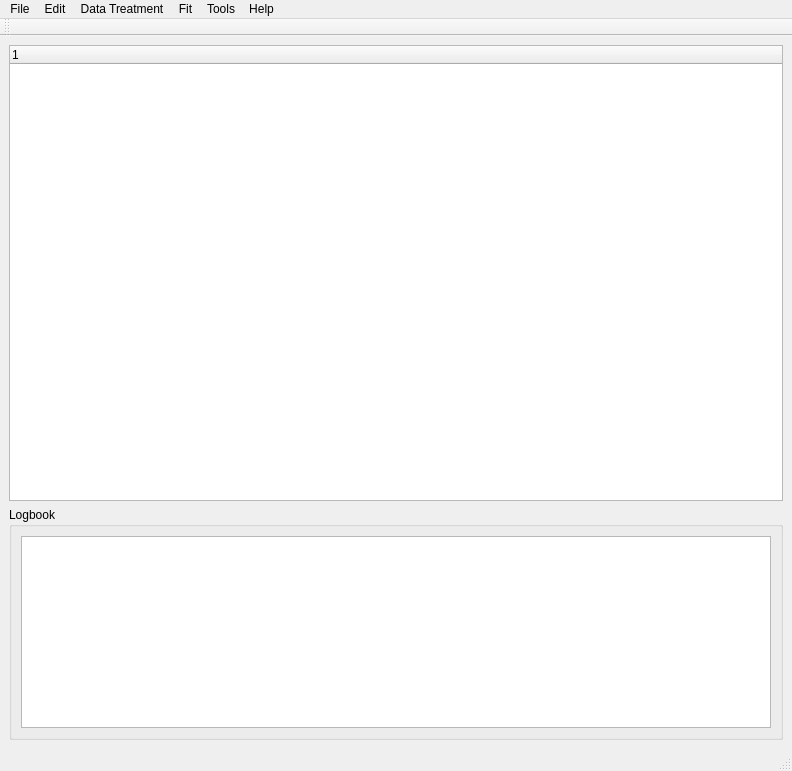
<?xml version="1.0" encoding="UTF-8"?>
<ui version="4.0">
 <class>mainGuisaxsWindows</class>
 <widget class="QMainWindow" name="mainGuisaxsWindows">
  <property name="geometry">
   <rect>
    <x>0</x>
    <y>0</y>
    <width>792</width>
    <height>771</height>
   </rect>
  </property>
  <property name="windowTitle">
   <string>MainWindow</string>
  </property>
  <property name="statusTip">
   <string/>
  </property>
  <widget class="QWidget" name="centralwidget">
   <layout class="QVBoxLayout" name="verticalLayout_5">
    <item>
     <widget class="QTreeWidget" name="treeWidget">
      <property name="minimumSize">
       <size>
        <width>0</width>
        <height>400</height>
       </size>
      </property>
      <property name="alternatingRowColors">
       <bool>false</bool>
      </property>
      <property name="rootIsDecorated">
       <bool>true</bool>
      </property>
      <property name="itemsExpandable">
       <bool>true</bool>
      </property>
      <property name="animated">
       <bool>true</bool>
      </property>
      <property name="expandsOnDoubleClick">
       <bool>true</bool>
      </property>
      <column>
       <property name="text">
        <string notr="true">1</string>
       </property>
      </column>
     </widget>
    </item>
    <item>
     <widget class="QGroupBox" name="groupBox_2">
      <property name="sizePolicy">
       <sizepolicy hsizetype="Expanding" vsizetype="Fixed">
        <horstretch>0</horstretch>
        <verstretch>0</verstretch>
       </sizepolicy>
      </property>
      <property name="maximumSize">
       <size>
        <width>16777215</width>
        <height>400</height>
       </size>
      </property>
      <property name="title">
       <string>Logbook</string>
      </property>
      <layout class="QVBoxLayout" name="verticalLayout_4">
       <item>
        <widget class="QTextBrowser" name="multitxt">
         <property name="sizePolicy">
          <sizepolicy hsizetype="Expanding" vsizetype="Expanding">
           <horstretch>0</horstretch>
           <verstretch>0</verstretch>
          </sizepolicy>
         </property>
         <property name="font">
          <font>
           <pointsize>11</pointsize>
          </font>
         </property>
        </widget>
       </item>
      </layout>
     </widget>
    </item>
   </layout>
  </widget>
  <widget class="QMenuBar" name="menubar">
   <property name="geometry">
    <rect>
     <x>0</x>
     <y>0</y>
     <width>792</width>
     <height>21</height>
    </rect>
   </property>
   <widget class="QMenu" name="menuFile">
    <property name="title">
     <string>File</string>
    </property>
    <widget class="QMenu" name="menuRecents">
     <property name="title">
      <string>Recents</string>
     </property>
    </widget>
    <widget class="QMenu" name="menuExport">
     <property name="title">
      <string>Export As</string>
     </property>
     <property name="icon">
      <iconset>
       <normaloff>../images/synchronize.png</normaloff>../images/synchronize.png</iconset>
     </property>
     <addaction name="actionExport"/>
     <addaction name="actionExport_as_nm_1"/>
     <addaction name="actionseparated_text_file"/>
    </widget>
    <addaction name="actionOpen"/>
    <addaction name="actionOpen_Dataset"/>
    <addaction name="actionAppend_Dataset"/>
    <addaction name="separator"/>
    <addaction name="menuRecents"/>
    <addaction name="separator"/>
    <addaction name="actionSave"/>
    <addaction name="actionSave_As"/>
    <addaction name="menuExport"/>
    <addaction name="separator"/>
    <addaction name="actionGenerate_treatment_file"/>
    <addaction name="separator"/>
    <addaction name="actionReset_datas"/>
    <addaction name="separator"/>
    <addaction name="actionExit"/>
   </widget>
   <widget class="QMenu" name="menuEdit">
    <property name="title">
     <string>Edit</string>
    </property>
    <addaction name="actionSelect_All"/>
    <addaction name="actionUnselect_All"/>
    <addaction name="separator"/>
    <addaction name="actionSelect_Only_Parents"/>
    <addaction name="actionSelect_Only_Childs"/>
    <addaction name="separator"/>
    <addaction name="actionRefresh_from_file"/>
    <addaction name="actionRename"/>
    <addaction name="actionRemove"/>
    <addaction name="actionRemove_selected"/>
    <addaction name="actionRemove_UNselected"/>
    <addaction name="actionDuplicate"/>
    <addaction name="actionDuplicate_without_links"/>
    <addaction name="actionRemove_dependencies"/>
    <addaction name="separator"/>
    <addaction name="actionClip_Q_range"/>
    <addaction name="actionScale_Q_range"/>
    <addaction name="actionConcatenate"/>
    <addaction name="separator"/>
    <addaction name="actionCalculator"/>
    <addaction name="actionAddReferenceValue"/>
    <addaction name="separator"/>
    <addaction name="actionChange_color"/>
    <addaction name="separator"/>
    <addaction name="actionSet_as_reference"/>
    <addaction name="actionSet_as_Background"/>
    <addaction name="separator"/>
    <addaction name="actionInfo"/>
   </widget>
   <widget class="QMenu" name="menuData_Treatment">
    <property name="title">
     <string>Data Treatment</string>
    </property>
   </widget>
   <widget class="QMenu" name="menuFit">
    <property name="title">
     <string>Fit</string>
    </property>
   </widget>
   <widget class="QMenu" name="menuTools">
    <property name="title">
     <string>Tools</string>
    </property>
    <addaction name="actionX_ray_absorption"/>
    <addaction name="actionFind_peaks"/>
    <addaction name="actionSmooth"/>
    <addaction name="actionDerivate"/>
    <addaction name="actionInterpolate"/>
    <addaction name="actionGenerate_Noise"/>
    <addaction name="actionStatistics"/>
   </widget>
   <widget class="QMenu" name="menuHelp">
    <property name="title">
     <string>Help</string>
    </property>
    <widget class="QMenu" name="menuDocuments">
     <property name="title">
      <string>Documents</string>
     </property>
     <property name="icon">
      <iconset>
       <normalon>../images/environ.png</normalon>
      </iconset>
     </property>
    </widget>
    <addaction name="menuDocuments"/>
    <addaction name="separator"/>
    <addaction name="actionGenerate_desktop_shortcut"/>
    <addaction name="actionInstall_pyFAI"/>
    <addaction name="actionInstall_Xraylib"/>
    <addaction name="separator"/>
    <addaction name="actionChanges"/>
    <addaction name="actionLicence"/>
    <addaction name="actionAbout"/>
    <addaction name="separator"/>
   </widget>
   <addaction name="menuFile"/>
   <addaction name="menuEdit"/>
   <addaction name="menuData_Treatment"/>
   <addaction name="menuFit"/>
   <addaction name="menuTools"/>
   <addaction name="menuHelp"/>
  </widget>
  <widget class="QStatusBar" name="statusbar"/>
  <widget class="QToolBar" name="toolBar">
   <property name="windowTitle">
    <string>toolBar</string>
   </property>
   <attribute name="toolBarArea">
    <enum>TopToolBarArea</enum>
   </attribute>
   <attribute name="toolBarBreak">
    <bool>false</bool>
   </attribute>
  </widget>
  <action name="actionOpen">
   <property name="icon">
    <iconset>
     <normalon>../images/fileopen.png</normalon>
    </iconset>
   </property>
   <property name="text">
    <string>Open</string>
   </property>
  </action>
  <action name="actionOpen_Dataset">
   <property name="icon">
    <iconset>
     <normalon>../images/chart_params.png</normalon>
    </iconset>
   </property>
   <property name="text">
    <string>Open Dataset</string>
   </property>
  </action>
  <action name="actionExit">
   <property name="icon">
    <iconset>
     <normalon>../images/fileclose.png</normalon>
    </iconset>
   </property>
   <property name="text">
    <string>Exit</string>
   </property>
  </action>
  <action name="actionSave">
   <property name="icon">
    <iconset>
     <normalon>../images/filesave.png</normalon>
    </iconset>
   </property>
   <property name="text">
    <string>Save</string>
   </property>
  </action>
  <action name="actionSave_As">
   <property name="icon">
    <iconset>
     <normalon>../images/filesaveas.png</normalon>
    </iconset>
   </property>
   <property name="text">
    <string>Save As</string>
   </property>
  </action>
  <action name="actionReset_datas">
   <property name="text">
    <string>Reset datas</string>
   </property>
  </action>
  <action name="actionSelect_All">
   <property name="text">
    <string>Select All</string>
   </property>
  </action>
  <action name="actionUnselect_All">
   <property name="text">
    <string>Unselect All</string>
   </property>
  </action>
  <action name="actionRefresh_from_file">
   <property name="text">
    <string>Refresh from file</string>
   </property>
  </action>
  <action name="actionRename">
   <property name="text">
    <string>Rename</string>
   </property>
  </action>
  <action name="actionRemove">
   <property name="text">
    <string>Remove</string>
   </property>
  </action>
  <action name="actionDuplicate">
   <property name="text">
    <string>Duplicate</string>
   </property>
  </action>
  <action name="actionDuplicate_without_links">
   <property name="text">
    <string>Duplicate without links</string>
   </property>
  </action>
  <action name="actionClip_Q_range">
   <property name="text">
    <string>Clip Q range</string>
   </property>
  </action>
  <action name="actionScale_Q_range">
   <property name="text">
    <string>Scale Q range</string>
   </property>
  </action>
  <action name="actionConcatenate">
   <property name="text">
    <string>Concatenate</string>
   </property>
  </action>
  <action name="actionDerivate">
   <property name="text">
    <string>Derivate</string>
   </property>
  </action>
  <action name="actionSmooth">
   <property name="text">
    <string>Smooth</string>
   </property>
  </action>
  <action name="actionFind_Peaks">
   <property name="text">
    <string>Find Peaks</string>
   </property>
  </action>
  <action name="actionInterpolate">
   <property name="text">
    <string>Interpolate</string>
   </property>
  </action>
  <action name="actionCalculator">
   <property name="text">
    <string>Calculator</string>
   </property>
  </action>
  <action name="actionStatistics">
   <property name="text">
    <string>Statistics</string>
   </property>
  </action>
  <action name="actionGenerate_Noise">
   <property name="text">
    <string>Generate Noise</string>
   </property>
  </action>
  <action name="actionTransmission_and_Background_correction">
   <property name="text">
    <string>Transmission and Background correction</string>
   </property>
  </action>
  <action name="actionCalculate_Resolution_function">
   <property name="text">
    <string>Calculate Resolution function</string>
   </property>
  </action>
  <action name="actionDesmearing">
   <property name="text">
    <string>Desmearing</string>
   </property>
  </action>
  <action name="actionAbsolute_scaling">
   <property name="text">
    <string>Absolute scaling</string>
   </property>
  </action>
  <action name="actionRadial_averaging">
   <property name="text">
    <string>Radial averaging</string>
   </property>
  </action>
  <action name="actionInvariant">
   <property name="text">
    <string>Invariant</string>
   </property>
  </action>
  <action name="actionX_ray_absorption">
   <property name="text">
    <string>X-ray absorption</string>
   </property>
  </action>
  <action name="actionX_ray_absorption_Xraylib">
   <property name="text">
    <string>X-ray absorption Xraylib</string>
   </property>
  </action>
  <action name="actionFind_peaks">
   <property name="text">
    <string>Find peaks</string>
   </property>
  </action>
  <action name="actionChanges">
   <property name="icon">
    <iconset>
     <normalon>../images/edit24.png</normalon>
    </iconset>
   </property>
   <property name="text">
    <string>Changes</string>
   </property>
  </action>
  <action name="actionLicence">
   <property name="icon">
    <iconset>
     <normaloff>../images/editcopy.png</normaloff>../images/editcopy.png</iconset>
   </property>
   <property name="text">
    <string>License</string>
   </property>
  </action>
  <action name="actionAbout">
   <property name="icon">
    <iconset>
     <normaloff>../images/breakpoint_cond_small.png</normaloff>../images/breakpoint_cond_small.png</iconset>
   </property>
   <property name="text">
    <string>About</string>
   </property>
  </action>
  <action name="actionAppend_Dataset">
   <property name="icon">
    <iconset>
     <normalon>../images/fileimport.png</normalon>
    </iconset>
   </property>
   <property name="text">
    <string>Append a Dataset</string>
   </property>
  </action>
  <action name="actionExport">
   <property name="icon">
    <iconset>
     <normaloff>../images/environ.png</normaloff>../images/environ.png</iconset>
   </property>
   <property name="text">
    <string>big text file</string>
   </property>
  </action>
  <action name="actionAddReferenceValue">
   <property name="text">
    <string>Add a reference value</string>
   </property>
  </action>
  <action name="actionRemove_dependencies">
   <property name="text">
    <string>Remove dependencies</string>
   </property>
  </action>
  <action name="actionTest">
   <property name="text">
    <string>test</string>
   </property>
  </action>
  <action name="actionModels_2">
   <property name="text">
    <string>Models</string>
   </property>
  </action>
  <action name="actionQsdqsd">
   <property name="text">
    <string>qsdqsd</string>
   </property>
  </action>
  <action name="actionBlablqsd">
   <property name="text">
    <string>blablqsd</string>
   </property>
  </action>
  <action name="actionDoc">
   <property name="text">
    <string>doc</string>
   </property>
  </action>
  <action name="actionChange_color">
   <property name="text">
    <string>Change color</string>
   </property>
  </action>
  <action name="actionSet_as_reference">
   <property name="text">
    <string>Set as reference or solvent</string>
   </property>
  </action>
  <action name="actionSet_as_Background">
   <property name="text">
    <string>Set as Dark/Background</string>
   </property>
  </action>
  <action name="actionRemove_selected">
   <property name="text">
    <string>Remove selected</string>
   </property>
  </action>
  <action name="actionSelect_Only_Parents">
   <property name="text">
    <string>Select Only Parents</string>
   </property>
  </action>
  <action name="actionSelect_Only_Childs">
   <property name="text">
    <string>Select Only Childs</string>
   </property>
  </action>
  <action name="actionGenerate_treatment_file">
   <property name="enabled">
    <bool>false</bool>
   </property>
   <property name="text">
    <string>Generate treatment file</string>
   </property>
  </action>
  <action name="actionInfo">
   <property name="text">
    <string>Info</string>
   </property>
  </action>
  <action name="actionRemove_UNselected">
   <property name="text">
    <string>Remove UNselected</string>
   </property>
  </action>
  <action name="actionExport_as_nm_1">
   <property name="icon">
    <iconset>
     <normaloff>../images/advanced.png</normaloff>../images/advanced.png</iconset>
   </property>
   <property name="text">
    <string>dat file nm-1</string>
   </property>
  </action>
  <action name="actionseparated_text_file">
   <property name="icon">
    <iconset>
     <normaloff>../images/blue-documents-stack.png</normaloff>../images/blue-documents-stack.png</iconset>
   </property>
   <property name="text">
    <string>separated text files</string>
   </property>
  </action>
  <action name="actionGenerate_desktop_shortcut">
   <property name="icon">
    <iconset>
     <normaloff>../images/configure.png</normaloff>../images/configure.png</iconset>
   </property>
   <property name="text">
    <string>Generate desktop shortcut</string>
   </property>
  </action>
  <action name="actionInstall_pyFAI">
   <property name="text">
    <string>Install pyFAI</string>
   </property>
  </action>
  <action name="actionInstall_Xraylib">
   <property name="text">
    <string>Install Xraylib</string>
   </property>
  </action>
 </widget>
 <resources/>
 <connections/>
</ui>
